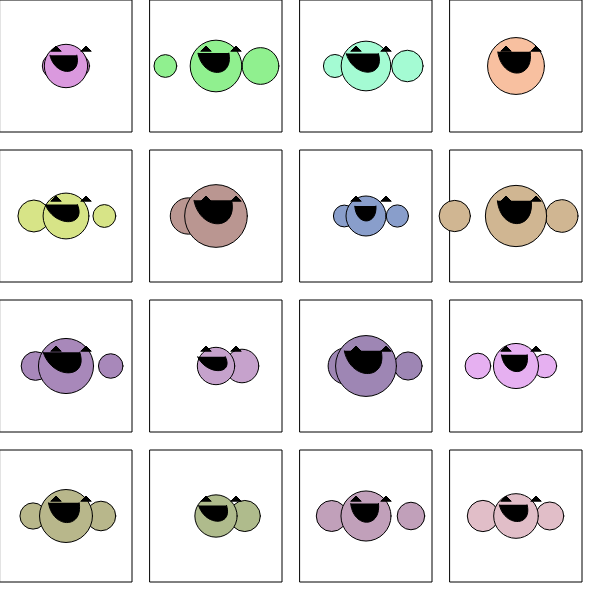
Frame 1 (no input)
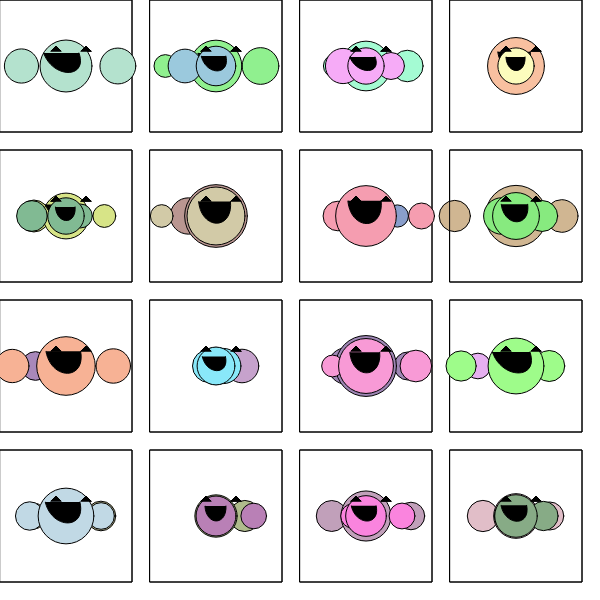
Frame 2 (the mouse pressed at the canvas centre, redrawn once)

The p5.js sketch that drew these frames (run headless with seeded random() and noise() and a simulated clock; the mouse was pressed at the canvas centre and the sketch redrawn once):

// p5.js sketch
// ── sketch.js
const W = 600;
const H = 600;

function setup() {
  createCanvas(W, H);
  noLoop();
}

const skipSize = 150;
const boxSize = 132;

// passed the middle circle
function drawlefteye(x,y,r) {
    let p1 = x-15;
    let p2 = y-15;
    fill(color(0,0,0));
    triangle(p1,p2,p1+5,p2-5,p1+10,p2);
}
// passed the middle circle
function drawrighteye(x,y,r) {
    let p1 = x+15;
    let p2 = y-15;
    fill(color(0,0,0));
    triangle(p1,p2,p1+5,p2-5,p1+10,p2);
}

function drawmouth(x,y,r) {
    let pts = [];
    let f = 0.25;
    let fudge = random(1,10);
    pts = [
        createVector(x-fudge-r*f, y-r*f),
        createVector(x-r*f, y+r*f),
        createVector(x+fudge+r*f, y+r*f),
        createVector(x+r*f, y-r*f)
      ];
    
    bezier(pts[0].x, pts[0].y,
        pts[1].x, pts[1].y,
        pts[2].x, pts[2].y,
        pts[3].x, pts[3].y);

}

function pumpkin(i,j) {
    // pretty color
    var r = (random(0,127) + 127);
    var g = (random(0,127) + 127);
    var b = (random(0,127) + 127);
    fill(color(r,g,b));

    let radius_size = 0.25*boxSize;
    // middle circle
    // random radius
    let r1 = random(radius_size,radius_size+30);

    // left circle
    let c2 = random(0,256);
    let r2 = random(radius_size*0.66,(radius_size*0.66)+15);
    circle(i+boxSize/2-random(r1), j+boxSize/2,r2);

    // right circle
    let r3 = random(radius_size*0.66,(radius_size*0.66)+15);
    circle(i+boxSize/2+random(r1), j+boxSize/2,r3);

    // draw ,middle circle last
    let middle_x = i+boxSize/2;
    let middle_y = j+boxSize/2
    circle(middle_x,middle_y,r1);

    // eyes
    drawlefteye(middle_x,middle_y,r1);
    drawrighteye(middle_x,middle_y,r1);
    // mouth
    drawmouth(middle_x,middle_y,r1);
}

function draw() {

    for(let i=0;i<W;i+=skipSize) {
        for(let j=0;j<H;j+=skipSize) {

            // draw box
            noFill();
            rect(i,j,boxSize,boxSize);

            pumpkin(i,j);


        }
    }

}
